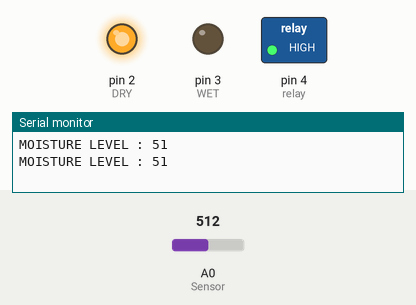
The sketch below on a simulated Arduino Uno, built with avr-gcc and run on an emulated ATmega328P. Parts: switched loads named in the sketch (green lamp = pin HIGH), output pins drawn as LEDs (lit = HIGH), the last lines printed to the serial monitor. Inputs (shaded band) come from the test bench; at power-on: A0 (Sensor) = 512.

Above: at 1.3 s.
1.4 s: A0 (Sensor) set to 484
At 2.9 s:
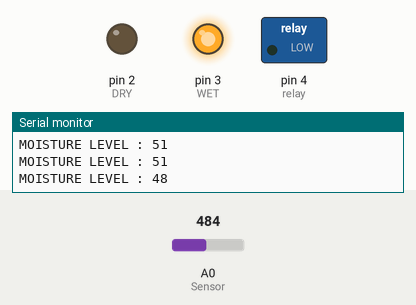
5.5 s: A0 (Sensor) set to 511
At 6.9 s:
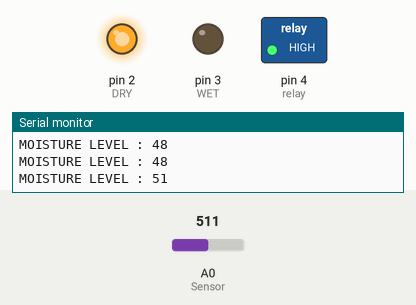
9.6 s: A0 (Sensor) set to 306
At 10.9 s:
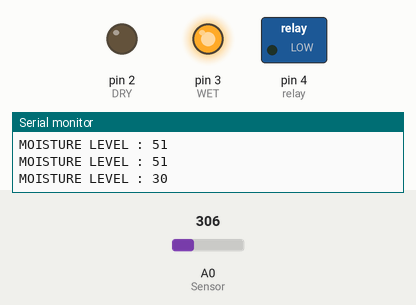
Timing chart, 0 to 12.6 s (numbered marks = the images above; inputs shaded):
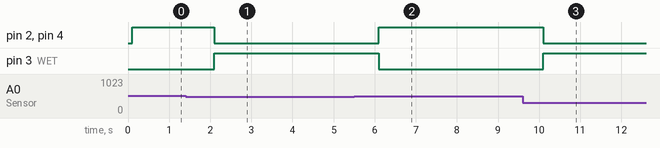

Measured:
- the behaviour switches between 500 and 499 on A0 (Sensor) (found by bisection; images 0 and 1)
- after the input at 1.4 s, pin 2 (DRY), pin 4 (relay): HIGH → LOW after 0.70 s; pin 3 (WET): LOW → HIGH after 0.70 s
- after the input at 5.5 s, pin 2 (DRY), pin 4 (relay): LOW → HIGH after 0.60 s; pin 3 (WET): HIGH → LOW after 0.60 s
- after the input at 9.6 s, pin 2 (DRY), pin 4 (relay): HIGH → LOW after 0.50 s; pin 3 (WET): LOW → HIGH after 0.50 s

The sketch:

soil_moisture.ino
```cpp
int WET= 3;
int DRY= 2;
int Sensor= 0; // Soil Sensor input at Analog PIN A0
int value= 0;
int relay = 4;

void setup() {
   Serial.begin(9600);
   pinMode(WET, OUTPUT);
   pinMode(DRY, OUTPUT);
   pinMode(relay, OUTPUT);
   delay(100);
}

void loop() {
   Serial.print("MOISTURE LEVEL : ");
   value= analogRead(Sensor);
   value= value/10;
   Serial.println(value);
   if(value<50)
   {
      digitalWrite(WET, HIGH);
      digitalWrite(relay, LOW);
   }
   else
   {
      digitalWrite(DRY,HIGH);
      digitalWrite(relay, HIGH);
   }
   delay(1000);
   digitalWrite(WET,LOW);
   digitalWrite(DRY, LOW);
   digitalWrite(relay, HIGH);
}
```
